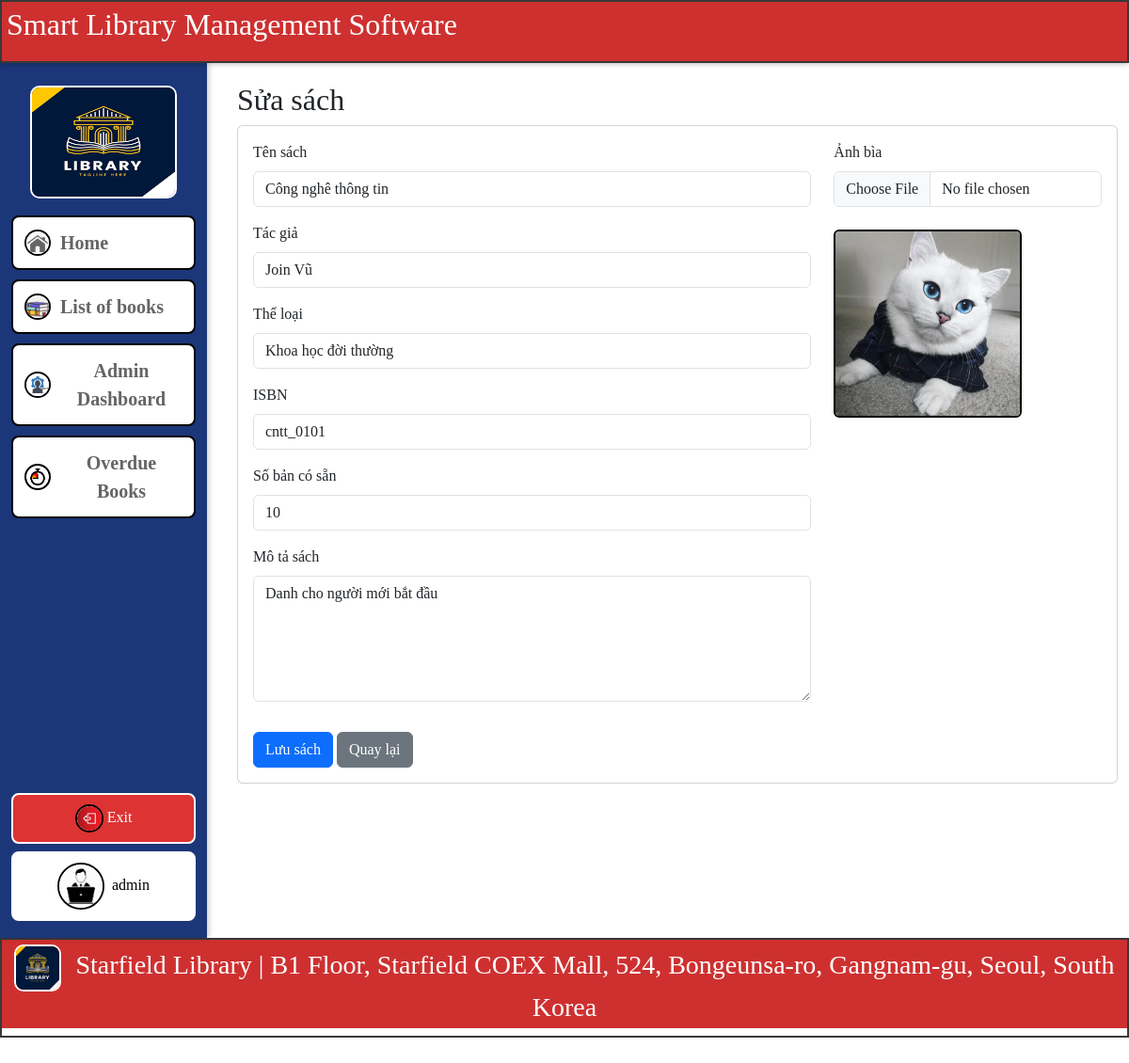
Screenshot of /books/edit/7 (signed in) with the database file from the repository.
### app/models.py (models this page shows, shortened)
class User(UserMixin, db.Model):
    id = db.Column(db.Integer, primary_key=True)
    username = db.Column(db.String(64), unique=True, nullable=False)
    email = db.Column(db.String(120), unique=True, nullable=False)
    password_hash = db.Column(db.String(256), nullable=False)
    role = db.Column(db.String(20), default='user')  # 'admin' hoặc 'user'
    avatar = db.Column(db.String(256), default='default-avatar.png')  # static/uploads/avatars/
    cover_photo = db.Column(db.String(256), default='default-cover.jpg')  # static/uploads/covers/
    full_name = db.Column(db.String(128))  # Họ và tên đầy đủ của người dùng
    birth_date = db.Column(db.Date)  # Ngày sinh của người dùng
    address = db.Column(db.String(256))  # Địa chỉ của người dùng
    hobbies = db.Column(db.Text)  # Sở thích của người dùng
    gender = db.Column(db.String(10))  # Giới tính của người dùng

class Book(db.Model):
    id = db.Column(db.Integer, primary_key=True)
    title = db.Column(db.String(128), nullable=False, index=True)
    author = db.Column(db.String(64), nullable=False, index=True)
    genre = db.Column(db.String(64), index=True)
    isbn = db.Column(db.String(13), unique=True)
    available_copies = db.Column(db.Integer, default=1)
    cover_image = db.Column(db.String(256))  # Đường dẫn file
    description = db.Column(db.Text)        # Mô tả sách

### app/routes.py (the view, shortened to what this page needs)
    @app.route('/books/edit/<int:id>', methods=['GET', 'POST'])
    @admin_required
    def edit_book(id):
        book = Book.query.get_or_404(id)
        form = BookForm(obj=book)
        return render_template('books/form.html', form=form, book=book)

### app/forms.py
class BookForm(FlaskForm):
    title = StringField('Tên sách', validators=[DataRequired(), Length(max=128)])
    author = StringField('Tác giả', validators=[DataRequired(), Length(max=64)])
    genre = StringField('Thể loại', validators=[Optional(), Length(max=64)])
    isbn = StringField('ISBN', validators=[Optional(), Length(max=13)])
    available_copies = IntegerField('Số bản có sẵn', validators=[DataRequired(), NumberRange(min=0, max=100)], default=1)
    cover_image = FileField('Ảnh bìa', validators=[FileAllowed(['jpg', 'png', 'jpeg'])])
    description = TextAreaField('Mô tả sách', validators=[Optional(), Length(max=1000)])
    submit = SubmitField('Lưu sách')

### app/routes.py (called while the page is built)
@login_manager.user_loader
def load_user(user_id):
    return User.query.get(int(user_id))

### templates/books/form.html (shortened to what this page needs)
{% extends 'base.html' %}
{% from 'bootstrap5/form.html' import render_form, render_field %}
{% block content %}
<h2>{% if book %}Sửa sách{% else %}Thêm sách mới{% endif %}</h2>
<div class="card">
    <div class="card-body">
        <form method="POST" enctype="multipart/form-data">
            <div class="row">
                <div class="col-md-8">
                    {{ render_field(form.title) }}
                    {{ render_field(form.author) }}
                    {{ render_field(form.genre) }}
                    {{ render_field(form.isbn) }}
                    {{ render_field(form.available_copies) }}
                    {{ render_field(form.description, rows=5) }}
                </div>
                <div class="col-md-4">
                    {{ render_field(form.cover_image) }}
                    {% if book and book.cover_image %}
                        <img src="{{ url_for('static', filename=book.cover_image) }}" class="img-fluid rounded mt-2" style="max-height: 200px;">
                    {% endif %}
                </div>
            </div>
            <div class="mt-3">
                {{ form.submit(class="btn btn-primary") }}
                <a href="{{ url_for('books') }}" class="btn btn-secondary">Quay lại</a>
            </div>
        </form>
    </div>
</div>
{% endblock %}

### templates/base.html (shortened to what this page needs)
<!DOCTYPE html>
<html lang="vi">
<head>
    {% from 'bootstrap5/utils.html' import render_messages %}
    {% from 'bootstrap5/nav.html' import render_nav_item %}
    {{ bootstrap.load_css() }}
    <link rel="stylesheet" href="{{ url_for('static', filename='css/style.css') }}">
</head>
<body style="font-family: 'Times New Roman', Times, serif;">
    {% if current_user.is_authenticated %}
    <div class="app-layout-80" style="margin-bottom: 0%;border: 2px solid hsl(0, 0%, 22%); background: #CE3030;">
        <h2 style="background: #CE3030; color: white; padding: 10px; padding: 5px">Smart Library Management Software</h2>
    </div>
    {% endif %}
    <div class="app-layout" style="margin-top: 0%;">
        {% if current_user.is_authenticated %}
            <aside class="sidebar">
                <a href="{{ url_for('index') }}">
                <div class="sidebar-logo">
                    <img src="{{ url_for('static', filename='img/logo-library.png') }}" alt="logo" width="120" height="120">
                </div>
                </a>
                <nav class="sidebar-nav" style="text-align: center;">
                    <a class="btn btn-aside" href="{{ url_for('index') }}" style="background-color: #ffffff; border: 2px solid rgb(0, 0, 0);color: #656565; font-size: 20px; font-weight: bolder;"><img src="{{ url_for('static', filename='img/logo-home.png') }}" alt="" width="50" height="50"> Home</a>
                    <a class="btn btn-aside" href="{{ url_for('books') }}" style="background-color: #ffffff; border: 2px solid rgb(0, 0, 0);color: #656565; font-size: 20px; font-weight: bolder;"><img src="{{ url_for('static', filename='img/danh-sach-sach.jpg') }}" alt=""> List of books</a>
                    {% if current_user.role == 'admin' %}
                        <a class="btn btn-aside" href="{{ url_for('admin_dashboard') }}" style="background-color: #ffffff; border: 2px solid rgb(0, 0, 0);color: #656565; font-size: 20px; font-weight: bolder;"><img src="{{ url_for('static', filename='img/Dashboard-Quan-tri.jpg') }}" alt=""> Admin Dashboard</a>
                        <a class="btn btn-aside" href="{{ url_for('admin_overdue') }}" style="background-color: #ffffff; border: 2px solid rgb(0, 0, 0);color: #656565; font-size: 20px; font-weight: bolder;"><img src="{{ url_for('static', filename='img/sach-qua-han.png') }}" alt=""> Overdue Books</a>
                    {% endif %}
                </nav>
                <div class="sidebar-footer">
                    <a class="btn btn-exit" href="{{ url_for('logout') }}" style="border: 2px solid rgb(255, 255, 255);"><img src="{{ url_for('static', filename='img/logout.jpg') }}" alt="Logout" width="30" height="30" class="rounded-circle me-1">Exit</a>
                    <a class="btn btn-admin" href="{{ url_for('profile') }}" style="border: 2px solid rgb(255, 255, 255);" >
                        {% if current_user.role == 'admin' %}
                            <img src="{{ url_for('static', filename='img/logo_admin.jpg') }}" alt="Admin Avatar" width="50" height="50" class="rounded-circle me-1">
                        {% else %}
                            <img src="{{ url_for('static', filename='img/logo_user.png') }}" alt="User Avatar" width="50" height="50" class="rounded-circle me-1">
                        {% endif %}
                        {{ current_user.username }}
                    </a>
                </div>
            </aside>
        {% endif %}
        <main class="content container mt-4">
            {% block content %}{% endblock %}
        </main>
    </div>
    {% if current_user.is_authenticated %}
    <div class="app-layout-80" style="margin-bottom: 0%; border: 2px solid hsl(0, 0%, 22%);">
        <h3 style="background: #CE3030; padding: 10px; padding: 5px; font-weight: normal; font-family: 'Times New Roman', Times, serif; text-align: center;color: #ffffff;"><a href="{{ url_for('index') }}"><img src="{{ url_for('static', filename='img/logo-library.png') }}" alt="Library Logo" width="50" height="50" class="me-2"></a> Starfield Library | B1 Floor, Starfield COEX Mall, 524, Bongeunsa-ro, Gangnam-gu, Seoul, South Korea</h3>
    </div>
    {% endif %}
</body>
</html>

### static/css/style.css (style rules this page uses)
body { background-color: #ffffff; }
.app-layout { height: auto; display: flex; align-items: flex-start; gap: 20px; }
.app-layout img { border: 2px solid hsl(0, 0%, 0%); border-radius: 50%; }
.sidebar { width: 220px; background: linear-gradient(180deg,#1C3779,#1C3779); padding: 18px 12px; min-height: calc(100vh - 80px); box-shadow: 2px 0 6px rgba(0,0,0,0.2); display: flex; flex-direction: column; }
.content { flex: 1 1 auto; }
.sidebar-logo img { width: 80%; border-radius: 10px; display:block; margin: 6px auto 12px; border: 2px solid #ffffff; }
.sidebar-nav { display:flex; flex-direction:column; gap: 10px; margin-top: 6px; }
.btn-aside { display:flex; align-items:center; gap: 10px; padding: 12px; background: #264f78; color: #fff; border-radius: 8px; text-decoration: none; }
.btn-aside img { width: 28px; height: 28px; object-fit: contain; }
.sidebar-footer { margin-top: auto; display:flex; flex-direction:column; gap:8px; }
.btn-exit { background: #d33; color:#fff; padding:10px; border-radius:8px; text-align:center; text-decoration:none; display:block; }
.btn-admin { background: #fff; color:#000; padding:10px; border-radius:8px; text-align:center; text-decoration:none; display:block; }
.me-2 { border: 2px solid white; border-radius: 10px; }

### templates/base.html (style rules this page uses)
:root { --header-height: 67px; --footer-height: 67px; --sidebar-width: 220px; --content-bottom-padding: 30px; }
body { font-family: 'Times New Roman', Times, serif; margin: 0; height: 100vh; overflow: hidden; }
.app-layout-80:first-child { position: fixed; top: 0; left: 0; width: 100%; height: var(--header-height); z-index: 1030; margin-bottom: 0 !important; box-shadow: 0 2px 5px rgba(0,0,0,0.2); }
.app-layout-80 h2 { margin: 0; }
.app-layout { display: flex; height: calc(100vh - var(--header-height) - var(--footer-height)); margin-top: var(--header-height) !important; margin-bottom: 0 !important; position: relative; gap: 20px; }
.sidebar { width: var(--sidebar-width); height: 100%; min-height: 100%; overflow-y: auto; }
.content { flex: 1; height: 100%; overflow-y: auto; padding-top: 20px; padding-bottom: calc(var(--footer-height) + var(--content-bottom-padding)); }
.content.container.mt-4 { margin-top: 0 !important; }

### rows the page displays
User: username "admin"
Book: title "Công nghê thông tin", author "Join Vũ", genre "Khoa học đời thường", isbn "cntt_0101", available_copies "10", description "Danh cho người mới bắt đầu", cover_image (picture)
